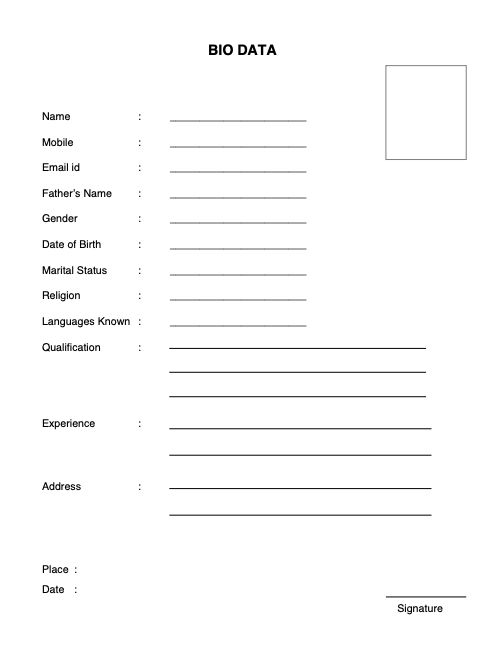
#> input picture images/error2.jpg, 495 x 655 px
$ python -i line_detect.py   (imports and definitions only)
#> lines starting #> are read from the running program, lines starting #| are printed output that depends on the picture; after the words box and inside, x2 and y2 are one past the last pixel; in counts of white or black regions, pixels touching at a corner belong together
import cv2
import numpy as np
import matplotlib.pyplot as plt
def skeletonize(image):
    size = np.size(image)
    skel = np.zeros(image.shape, np.uint8)
    element = cv2.getStructuringElement(cv2.MORPH_CROSS, (3, 3))
    while True:
        eroded = cv2.erode(image, element)
        temp = cv2.dilate(eroded, element)
        temp = cv2.subtract(image, temp)
        skel = cv2.bitwise_or(skel, temp)
        image = eroded.copy()
        if cv2.countNonZero(image) == 0:
            break
    return skel
def preprocess_image(image):
    clahe = cv2.createCLAHE(clipLimit=2.0, tileGridSize=(8, 8))
    enhanced = clahe.apply(image)
    adaptive_thresh = cv2.adaptiveThreshold(
        enhanced, 255, cv2.ADAPTIVE_THRESH_GAUSSIAN_C, cv2.THRESH_BINARY_INV, 15, 10)
    return adaptive_thresh
def lineDetect(image_path: str):
#> called with image_path = 'images/error2.jpg'
    image = cv2.imread(image_path, cv2.IMREAD_GRAYSCALE)
#> image is the input picture: shape (655, 495); min 0, max 255, mean 250.7
    binary_image = preprocess_image(image)
#> in preprocess_image, `adaptive_thresh = cv2.adaptiveThreshold( enhanced, 255, cv2.ADAPTIVE_T..`:
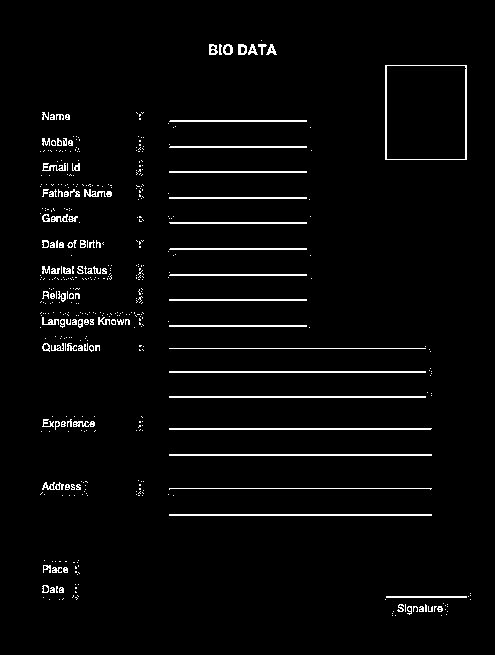
#> adaptive_thresh: shape (655, 495); 3.1% white in thin lines or dots, all inside (x1, y1, x2, y2) = (40, 40, 471, 616)
    skeleton = skeletonize(binary_image)
#> in skeletonize, `size = np.size(image)`: size = 324225
#> the loop in skeletonize, `while True:` made 2 passes
#> pass 1, in skeletonize, `eroded = cv2.erode(image, element)`:
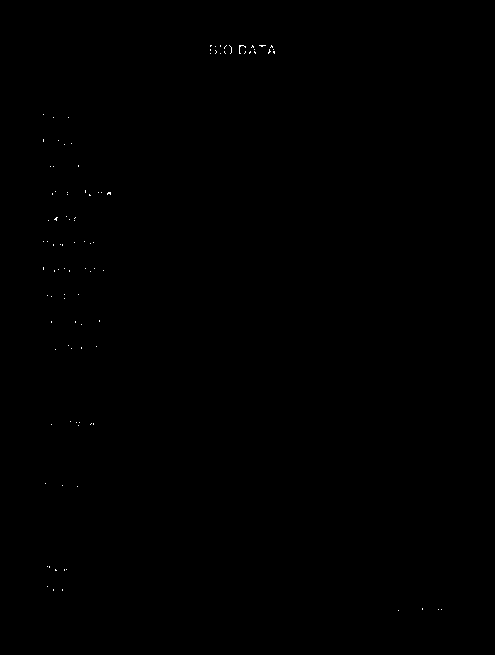
#> eroded: shape (655, 495); 0.07% white in thin lines or dots, all inside (x1, y1, x2, y2) = (43, 45, 442, 611)
#> pass 1, in skeletonize, `temp = cv2.dilate(eroded, element)`:
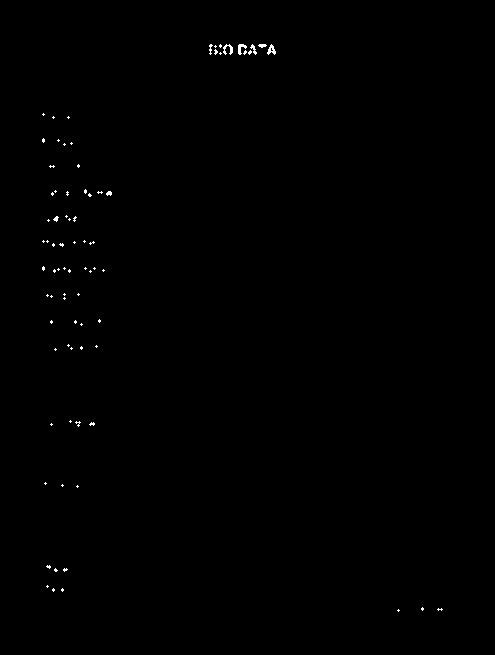
#> temp: shape (655, 495); 0.24% white in thin lines or dots, all inside (x1, y1, x2, y2) = (42, 44, 443, 612)
#> pass 1, in skeletonize, `temp = cv2.subtract(image, temp)`:
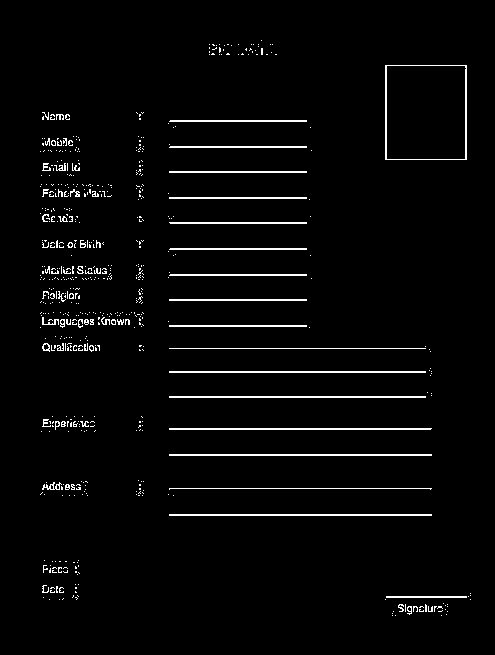
#> temp: shape (655, 495); 2.8% white in thin lines or dots, all inside (x1, y1, x2, y2) = (40, 40, 471, 616)
#> after the loop in skeletonize, `while True:`:
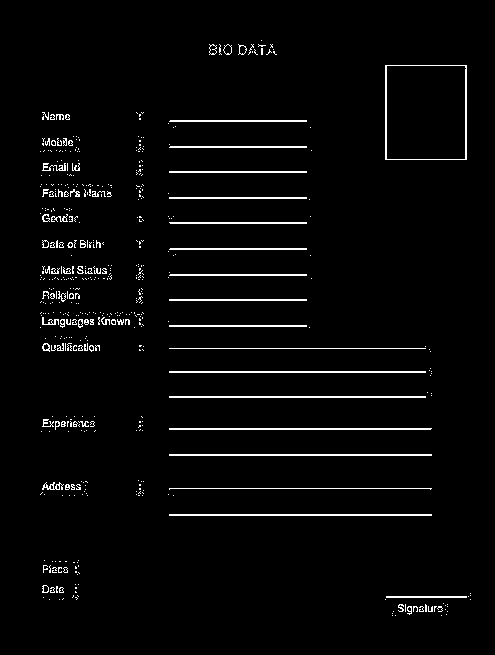
#> skel: shape (655, 495); 2.9% white in thin lines or dots, all inside (x1, y1, x2, y2) = (40, 40, 471, 616)
    horizontal_kernel = cv2.getStructuringElement(cv2.MORPH_RECT, (25, 1))
    vertical_kernel = cv2.getStructuringElement(cv2.MORPH_RECT, (1, 25))
    detect_horizontal = cv2.morphologyEx(skeleton, cv2.MORPH_OPEN, horizontal_kernel, iterations=2)
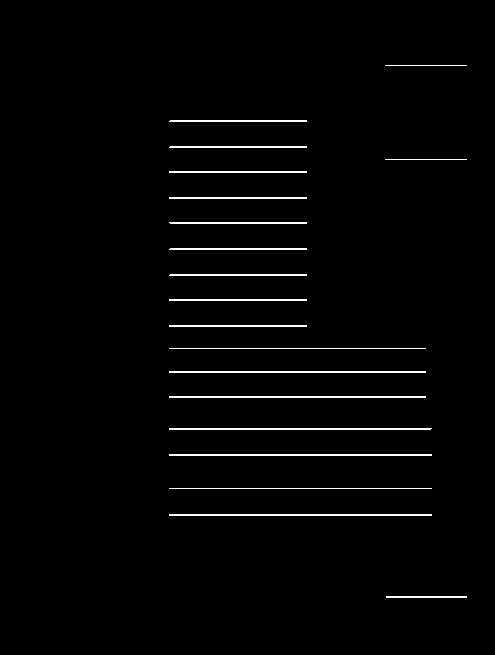
#> detect_horizontal: shape (655, 495); 1.8% white in thin lines or dots, all inside (x1, y1, x2, y2) = (169, 65, 467, 598)
    detect_vertical = cv2.morphologyEx(skeleton, cv2.MORPH_OPEN, vertical_kernel, iterations=2)
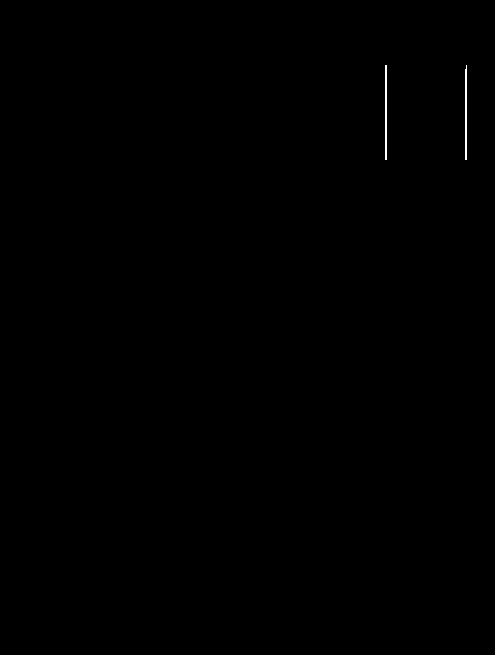
#> detect_vertical: shape (655, 495); 0.12% white in thin lines or dots, all inside (x1, y1, x2, y2) = (385, 65, 467, 160)
    contours_horizontal, _ = cv2.findContours(detect_horizontal, cv2.RETR_EXTERNAL, cv2.CHAIN_APPROX_SIMPLE)
#> contours_horizontal = 19 contours, 4 with area under 20; largest, box (x1, y1, x2, y2) and area: (169, 514, 432, 516) 262, (169, 454, 432, 456) 262, (169, 428, 432, 430) 262, (169, 396, 426, 398) 256, (169, 371, 426, 373) 256
    contours_vertical, _ = cv2.findContours(detect_vertical, cv2.RETR_EXTERNAL, cv2.CHAIN_APPROX_SIMPLE)
#> contours_vertical = 2 contours; box (x1, y1, x2, y2) and area: (385, 65, 387, 160) 94, (465, 65, 467, 160) 90
    vertical_boxes = [cv2.boundingRect(contour) for contour in contours_vertical]
#> vertical_boxes = [(465, 65, 2, 95), (385, 65, 2, 95)]
    intersecting_y_coordinates = set()
    for contour in contours_horizontal:
        x, y, w, h = cv2.boundingRect(contour)
        if h < 5:
            for vx, vy, vw, vh in vertical_boxes:
                if (vx < x + w and vx + vw > x) and (vy <= y <= vy + vh):
                    intersecting_y_coordinates.add(y)
                    break
#> this loop made 19 passes
#> (contour, x, y, w, h) on passes 1 to 10: ([[386, 596], [386, 597], [466, 597], [466, 596]], 386, 596, 81, 2), ([[169, 514], [169, 515], [431, 515], [431, 514]], 169, 514, 263, 2), ([[169, 488], [431, 488]], 169, 488, 263, 1), ([[169, 454], [169, 455], [431, 455], [431, 454]], 169, 454, 263, 2), ([[169, 428], [169, 429], [430, 429], [431, 428]], 169, 428, 263, 2), ([[169, 396], [169, 397], [425, 397], [425, 396]], 169, 396, 257, 2), ([[169, 371], [169, 372], [425, 372], [425, 371]], 169, 371, 257, 2), ([[169, 348], [425, 348]], 169, 348, 257, 1), ([[169, 325], [169, 326], [306, 326], [306, 325]], 169, 325, 138, 2), ([[169, 299], [169, 300], [306, 300], [306, 299]], 169, 299, 138, 2)
#> after the loop, intersecting_y_coordinates = 2 items
    isolated_horizontal_lines = {}
    line_index = 1
    for contour in contours_horizontal:
        x, y, w, h = cv2.boundingRect(contour)
        if h < 5 and y not in intersecting_y_coordinates:
            isolated_horizontal_lines[f"Line {line_index}"] = {"x": x, "y": y, "w": w, "h": h}
            line_index += 1
#> this loop made 19 passes
#> after the loop, isolated_horizontal_lines = 17 items; line_index = 18
    # [7 lines of commented-out code are left out]
    return isolated_horizontal_lines

>>> result = lineDetect('images/error2.jpg')
#> result = 17 items

$ run again, on images/img11.png
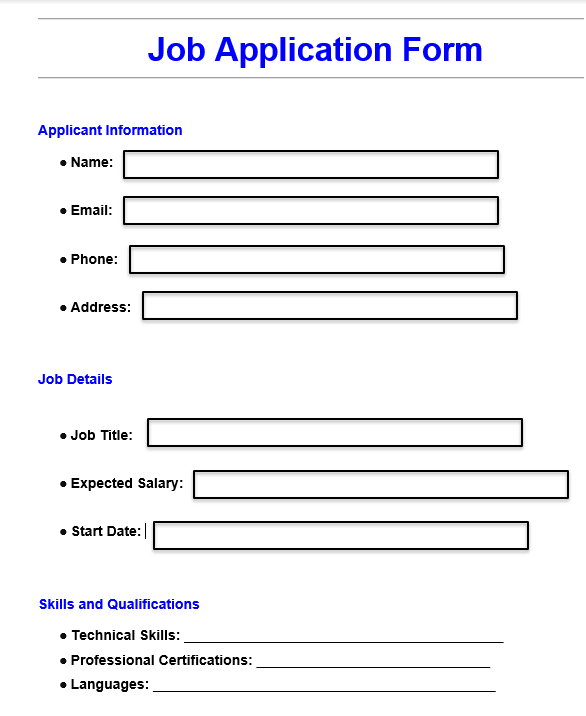
#> input picture images/img11.png, 586 x 716 px
#> in preprocess_image, `adaptive_thresh = cv2.adaptiveThreshold( enhanced, 255, cv2.ADAPTIVE_T..`:
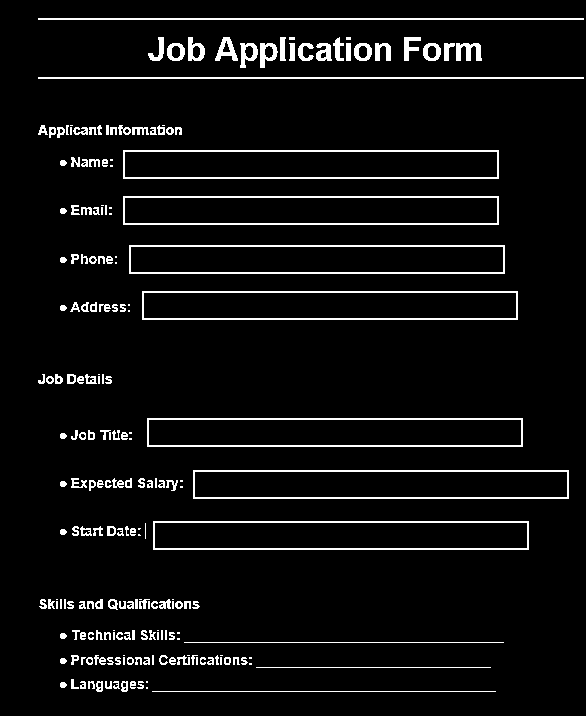
#> adaptive_thresh: shape (716, 586); 5.6% white in thin lines or dots, all inside (x1, y1, x2, y2) = (38, 18, 584, 692)
#> size = 419576
#> in lineDetect, `detect_horizontal = cv2.morphologyEx(skeleton, cv2.MORPH_OPEN, horizon..`:
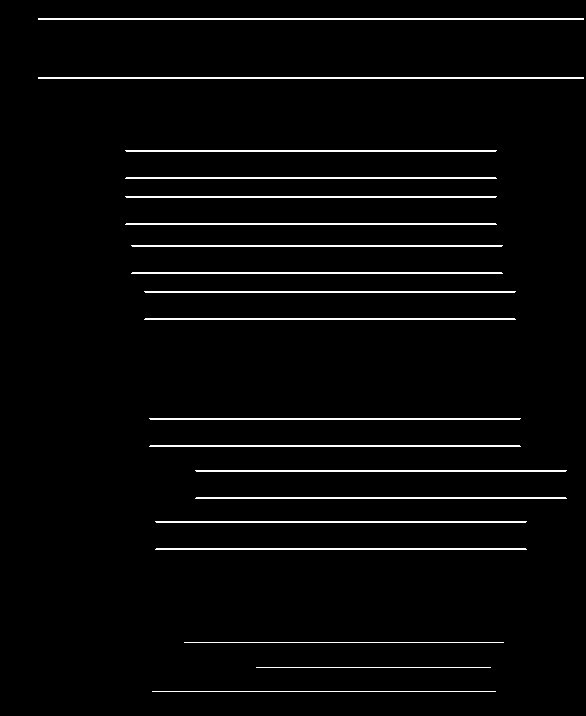
#> detect_horizontal: shape (716, 586); 3.2% white in thin lines or dots, all inside (x1, y1, x2, y2) = (38, 18, 584, 692)
#> contours_horizontal = 19 contours, 3 with area under 20; largest, box (x1, y1, x2, y2) and area: (38, 77, 584, 79) 545, (38, 18, 584, 20) 545, (155, 548, 527, 550) 370, (155, 521, 527, 523) 370, (195, 497, 567, 499) 370
#> contours_vertical = []
#> the loop in lineDetect, `for contour in contours_horizontal:` made 19 passes
#> (contour, x, y, w, h) on passes 1 to 6: ([[152, 691], [495, 691]], 152, 691, 344, 1), ([[256, 667], [490, 667]], 256, 667, 235, 1), ([[184, 642], [503, 642]], 184, 642, 320, 1), ([[156, 548], [155, 549], [526, 549], [525, 548]], 155, 548, 372, 2), ([[155, 521], [156, 522], [525, 522], [526, 521]], 155, 521, 372, 2), ([[196, 497], [195, 498], [566, 498], [565, 497]], 195, 497, 372, 2)
#> after the loop in lineDetect, `for contour in contours_horizontal:`: intersecting_y_coordinates = 0 items
#> the loop in lineDetect, `for contour in contours_horizontal:` made 19 passes
#> after the loop in lineDetect, `for contour in contours_horizontal:`: isolated_horizontal_lines = 19 items; line_index = 20
#> result = 19 items
